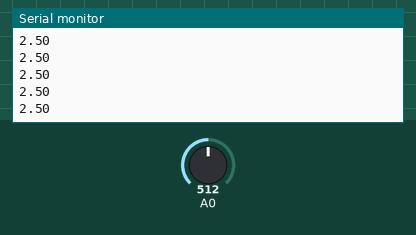
This sketch was run on a simulated Arduino Uno, built with avr-gcc and run on an emulated ATmega328P. On the bench: the last lines printed to the serial monitor. The inputs (shaded band) are chosen by the test bench; at power-on: A0 = 512.

Above: at 1.2 s.
1.3 s: A0 set to 716
At 1.8 s:
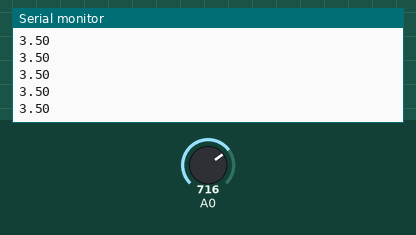
2.8 s: A0 set to 900
At 3.3 s:
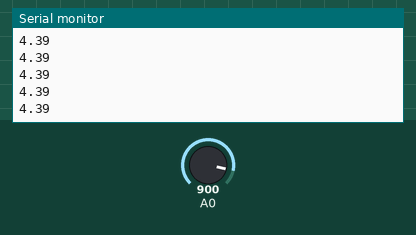
Timing chart, 0 to 5.8 s (numbered marks = the images above; inputs shaded):
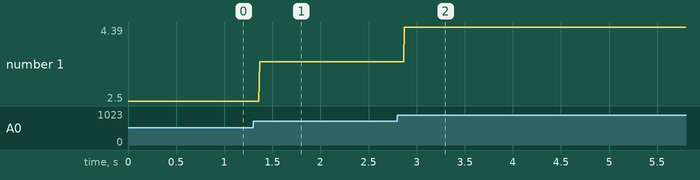

The sketch:

E2-3-2_Kahenteikou.ino
```cpp
//学籍番号 6120011749
//氏名　奥井翔麻


float v0 = 5.0; //ベース電圧
// the setup routine runs once when you press reset:
void setup() {

  //シリアル通信を9600bpsで初期化
  Serial.begin(9600);
}

// the loop routine runs over and over again forever:
void loop() {
  // A0ピンのAD変換結果を取得する
  int sensorValue = analogRead(A0);
  // AD変換結果から、電圧を求める
  float v = v0 * ((float)sensorValue/1024);
  // 求めた電圧をシリアル通信てPCに送信
  Serial.println(v);

  delay(1);        //待機時間
}
```

Measured:
- after the input at 1.3 s, the serial monitor: prints a new line after 0.07 s (image 1)
- after the input at 2.8 s, the serial monitor: prints a new line after 0.07 s (image 2)
- plotted number 1: 2.5 → 3.5 after the input at 1.3 s, 3.5 → 4.39 after the input at 2.8 s
